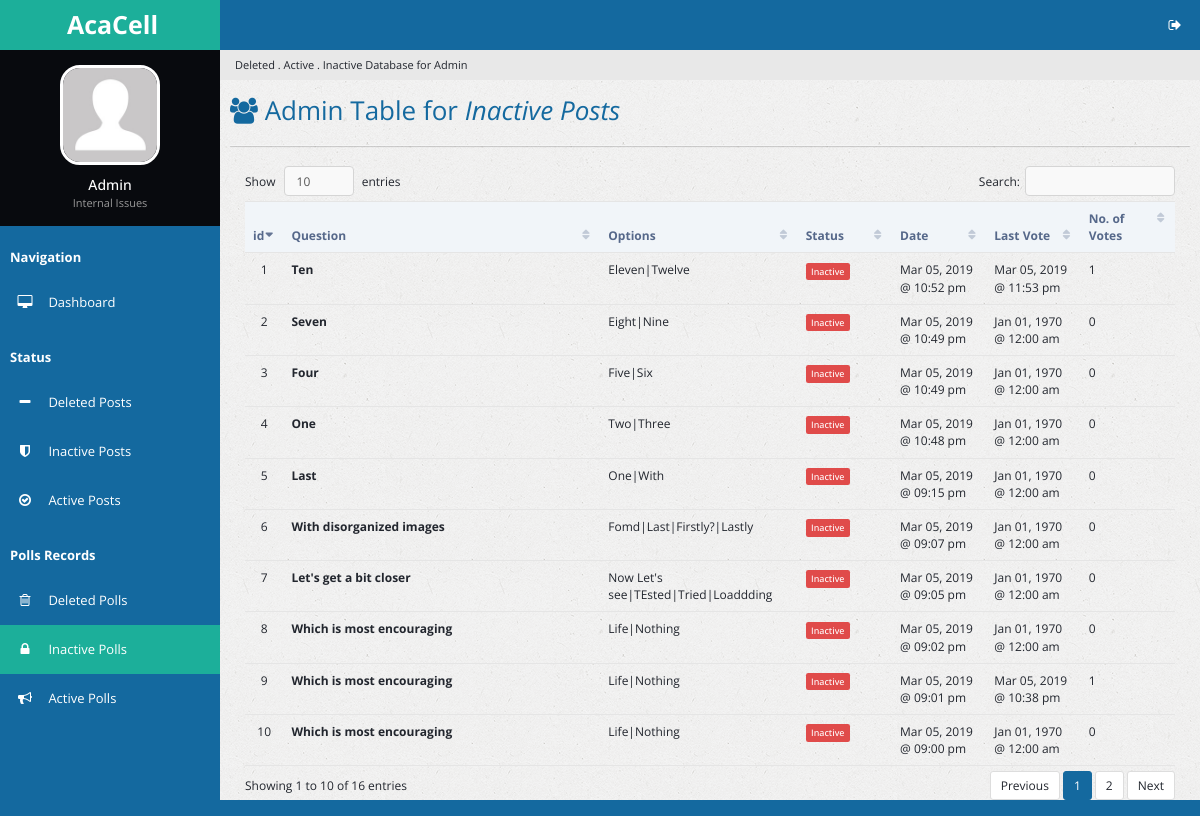
Page /inactpolls.php (signed in) on the committed database.
### tables this page shows
CREATE TABLE `poll` (
  `p_id` int(32) NOT NULL,
  `p_question` text NOT NULL,
  `date_created` double NOT NULL,
  `p_options` varchar(250) NOT NULL,
  `p_votes` varchar(250) NOT NULL DEFAULT '0',
  `p_number_options` tinyint(3) NOT NULL,
  `date_stop_display` double DEFAULT NULL,
  `p_voters` int(11) DEFAULT '0',
  `p_last_vote_date` double DEFAULT '0',
  `u_id` int(11) NOT NULL DEFAULT '0',
  `u_fname` varchar(64) NOT NULL DEFAULT 'HR',
  `table_type` varchar(16) NOT NULL DEFAULT 'poll'
);

### inactpolls.php (the view, shortened to what this page needs)
<?php
include 'handlers/dbcon.php';
$curr_time = time();
if (isset($_SESSION['loggedin']) && isset($_SESSION['adminpanel'])) {
?>
<!DOCTYPE html>
<html lang="en">
<head>
        <link rel="stylesheet" type="text/css" id="theme" href="css/theme-default.css"/>
    </head>
    <body>
        <div class="page-container">
            <div class="page-sidebar">
                <ul class="x-navigation">
                    <li class="xn-logo">
                        <a href="table-export.php"><b>AcaCell</b></a>
                    </li>
                    <li class="xn-profile">
                        <div class="profile">
                            <div class="profile-image">
                                <img src="assets/images/users/avatar.jpg" alt="John Doe"/>
                            </div>
                            <div class="profile-data">
                                <div class="profile-data-name">Admin</div>
                                <div class="profile-data-title">Internal Issues</div>
                            </div>
                        </div>
                    </li>
                   <li class="xn-title"><b>Navigation</b></li>
                    <li>
                        <a href="admin.php"><span class="fa fa-desktop" style="color: white;"></span> <span class="xn-text" style="color: white;">Dashboard</span></a>
                    </li>
                    <li class="xn-title"><b>Status</b></li>
                    <li>
                        <a href="delposts.php"><span class="fa fa-minus" style="color: white;"></span> <span class="xn-text" style="color: white;">Deleted Posts</span></a>
                    </li>
                    <li>
                        <a href="inactposts.php"><span class="fa fa-shield" style="color: white;"></span> <span class="xn-text" style="color: white;">Inactive Posts</span></a>
                    </li>
                    <li>
                        <a href="actposts.php"><span class="fa fa-check-circle-o" style="color: white;"></span> <span class="xn-text" style="color: white;">Active Posts</span></a>
                    </li>
                    <li class="xn-title"><b>Polls Records</b></li>
                    <li>
                       <a href="delpolls.php"><span class="fa fa-trash-o" style="color: white;"></span> <span class="xn-text" style="color: white;">Deleted Polls</span></a>
                   </li>
                    <li  class="active">
                       <a href="inactpolls.php"><span class="fa fa-lock" style="color: white;"></span> <span class="xn-text" style="color: white;">Inactive Polls</span></a>
                   </li>
                   <li>
                       <a href="actpolls.php"><span class="fa fa-bullhorn" style="color: white;"></span> <span class="xn-text" style="color: white;">Active Polls</span></a>
                   </li>
                  </ul>
            </div>
            <div class="page-content">
                <ul class="x-navigation x-navigation-horizontal x-navigation-panel">
                    <li class="xn-icon-button pull-right">
                        <a href="#" class="mb-control" data-box="#mb-signout"><span class="fa fa-sign-out"></span></a>
                    </li>
                </ul>
                    <ul class="breadcrumb">
                    <li class="active">Deleted . Active . Inactive Database for Admin</li>
                </ul>
                <div class="page-title">
                    <h2><span class="fa fa-users"></span> Admin Table for <i>Inactive Posts</b></i></h2>
                </div>
                <div class="page-content-wrap">
                    <div class="row">
                        <div class="col-md-12">
                            <div class="panel panel-default">
                                </div>
                                <div class="panel-body">
                                    <table id="customers2" class="table datatable">
                                        <thead>
                                          <tr>
                                            <th width="50">id</th>
                                            <th width="300">Question</th>
                                            <th width="100">Options</th>
                                            <th width="100">Status</th>
                                            <th width="100">Date</th>
                                            <th width="100">Last Vote</th>
                                            <th width="100">No. of Votes</th>
                                          </tr>
                                        </thead>
                                        <tbody>
                                          <?php
                                            $sql_delpolldisplay = "SELECT * FROM poll WHERE date_stop_display < $curr_time ORDER BY date_created DESC";
                                            $success_delpolldisplay = mysqli_query($link, $sql_delpolldisplay);
                                            if ($success_delpolldisplay->num_rows > 0) {
                                              $i = 1;
                                              while($rows = $success_delpolldisplay->fetch_assoc()){
                                          ?>
                                                <tr id="trow<?php echo $rows['p_id']; ?>">
                                                  <td class="text-center"> <?php echo $i; ?> </td>
                                                  <td><strong><?php echo $rows['p_question']; ?></strong></td>
                                                  <td><?php echo $rows['p_options']; ?></td>
                                                  <td><?php echo "<span class='label label-danger'>Inactive</span>";?></td>
                                                  <td><?php echo date("M d, Y @ h:i a", $rows['date_created']); ?></td>
                                                  <td><?php echo date("M d, Y @ h:i a", $rows['p_last_vote_date']); ?></td>
                                                  <td><?php echo $rows['p_voters']; ?></td>
                                                </tr>
                                          <?php
                                            $i++;
                                                }
                                              }
                                          ?>
                                            </tbody>
                                    </table>
                                </div>
                            </div>
                        </div>
                    </div>
                </div>
            </div>
    </body>
</html>
<?php
}else {
  header('location:admin.php');
}
 ?>

### rows in the picture
poll: p_question "Ten", p_options "Eleven|Twelve", date_created "Mar 05, 2019 @ 10:52 pm", p_last_vote_date "Mar 05, 2019 @ 11:53 pm", p_voters "1"
poll: p_question "Seven", p_options "Eight|Nine", date_created "Mar 05, 2019 @ 10:49 pm", p_last_vote_date "Jan 01, 1970 @ 12:00 am", p_voters "0"
poll: p_question "Four", p_options "Five|Six", date_created "Mar 05, 2019 @ 10:49 pm", p_last_vote_date "Jan 01, 1970 @ 12:00 am", p_voters "0"
poll: p_question "One", p_options "Two|Three", date_created "Mar 05, 2019 @ 10:48 pm", p_last_vote_date "Jan 01, 1970 @ 12:00 am", p_voters "0"
poll: p_question "Last", p_options "One|With", date_created "Mar 05, 2019 @ 09:15 pm", p_last_vote_date "Jan 01, 1970 @ 12:00 am", p_voters "0"
poll: p_question "With disorganized images", p_options "Fomd|Last|Firstly?|Lastly", date_created "Mar 05, 2019 @ 09:07 pm", p_last_vote_date "Jan 01, 1970 @ 12:00 am", p_voters "0"
poll: p_question "Let's get a bit closer", p_options "Now Let's see|TEsted|Tried|Loaddding", date_created "Mar 05, 2019 @ 09:05 pm", p_last_vote_date "Jan 01, 1970 @ 12:00 am", p_voters "0"
poll: p_question "Which is most encouraging", p_options "Life|Nothing", date_created "Mar 05, 2019 @ 09:02 pm", p_last_vote_date "Jan 01, 1970 @ 12:00 am", p_voters "0"
poll: p_question "Which is most encouraging", p_options "Life|Nothing", date_created "Mar 05, 2019 @ 09:01 pm", p_last_vote_date "Mar 05, 2019 @ 10:38 pm", p_voters "1"
poll: p_question "Which is most encouraging", p_options "Life|Nothing", date_created "Mar 05, 2019 @ 09:00 pm", p_last_vote_date "Jan 01, 1970 @ 12:00 am", p_voters "0"
